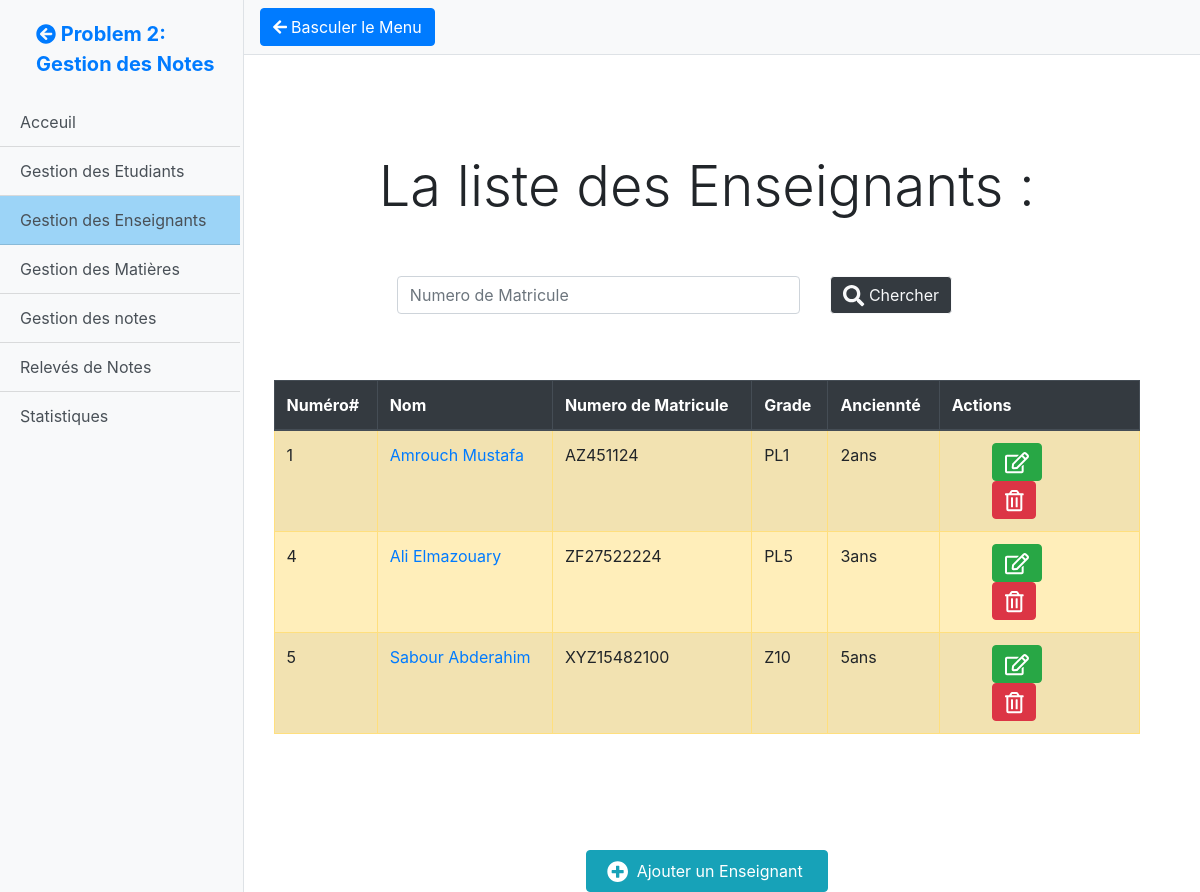
Page /Notes/Gestion_Des_Enseignants.php on the committed database.
### tables this page shows
CREATE TABLE `enseignant` (
  `num_ens` int(11) NOT NULL,
  `nom_ens` varchar(60) NOT NULL,
  `num_matr` varchar(15) NOT NULL,
  `grade` varchar(15) NOT NULL,
  `anciennete` varchar(30) NOT NULL
);

### Notes/Config/Config.php (called while the page is built)
<?php
return (object) array(
    'host' => 'localhost',
    'port'  =>  '3306',
    'username' => 'root',
    'password' => '',
    'database' => 'gestion_notes'
);
?>

### Notes/Classes/DB_Connexion.php (called while the page is built, shortened)
<?php
class DB_Connexion {
    protected function __construct()
    {
        $Config = include('./Config/Config.php');
        $this->host = $Config->host;
        $this->port = $Config->port;
        $this->username = $Config->username;
        $this->password = $Config->password;
        $this->database = $Config->database;
        $connexionString =  "mysql:dbname=".$this->database.";host=".$this->host.";port=".$this->port;
        try{
        $this->Connexion = new PDO($connexionString,$this->username,$this->password);
        }catch(PDOException $exc){
            trigger_error(" La connexion à la base de données a échouée vérifiez la base de donnée et sa configuration .",E_USER_ERROR);
        }
    }
}
?>

### Notes/Controllers/EnseignantController.php (called while the page is built, shortened)
<?php
    require_once('./Models/enseignant.php');
    $enseignant = new Enseignant();
    if(isset($_GET['Modify'])&&(!empty($_GET['Modify']))&&(ctype_digit($_GET['Modify']))){
    $found = false;
    if($enseignant->Find($_GET['Modify']))
    $found=true;
    }else{
    if(isset($_POST['modifyENS']) || isset($_POST['CreateEns']) ){
        $nom_ens = trim($_POST['nom_ens']);
        $num_matr = trim(strtoupper($_POST['num_matr']));
        $grade = trim($_POST['grade']);
        $anciennete = trim( $_POST['anciennete']);
        $Empty_Messages=[];
        $Validation_Messages=[];
        if( empty($nom_ens) ){
            $Empty_Messages["nom_ens"]=" Saisissez Le nom de l'enseignant ";
        }
        if( !filter_var( $nom_ens,FILTER_VALIDATE_REGEXP,
            array("options"=>array('regexp'=>"/^[ a-zA-Z]+(([ -][a-zA-Z ])?[a-zA-Z ]*)*$/i")) ) || strlen($nom_ens)<3  ){
            $Validation_Messages['nom_ens']=" Nom saisi est invalide ";
        }else{
            $nom_ens=filter_var($nom_ens,FILTER_SANITIZE_STRING);
        }
        if( empty($num_matr) ){
            $Empty_Messages["num_matr"]=" Saisissez Le Numéro de Matricule unique de l'enseignant ";
        }
        if( !filter_var( $num_matr,FILTER_VALIDATE_REGEXP,
            array("options"=>array('regexp'=>"/^[a-zA-Z]+(([0-9])?[0-9]*)*$/i")) ) || strlen($num_matr)<2 ){
            $Validation_Messages['num_matr']="  Le Numéro de Matricule saisi est invalide ";
        }else{
            $num_matr=filter_var($num_matr,FILTER_SANITIZE_STRING);
        }
        if( empty($grade) ){
            $Empty_Messages["grade"]=" Saisissez Le Grade de l'enseignant ";
        }
        if( !filter_var( $grade,FILTER_VALIDATE_REGEXP,
            array("options"=>array('regexp'=>"/^[ a-zA-Z0-9]+(([ -][a-zA-Z0-9 ])?[a-zA-Z0-9 ]*)*$/i") )) || strlen($grade)<1 ){
            $Validation_Messages['grade']=" Grade saisi est invalide ";
        }else{
            $grade=filter_var($grade,FILTER_SANITIZE_STRING);
        }
        if( empty($anciennete) ){
            $Empty_Messages["anciennete"]=" Saisissez L'ancienneté de l'enseignant ";
        }
        if( !filter_var( $anciennete,FILTER_VALIDATE_REGEXP,
            array("options"=>array('regexp'=>"/^[ a-zA-Z0-9]+(([ -][a-zA-Z0-9 ])?[a-zA-Z0-9 ]*)*$/i")) ) || strlen($anciennete)<2 ){
            $Validation_Messages['anciennete']=" Caractères  invalides ";
        }else{
            $anciennete=filter_var($anciennete,FILTER_SANITIZE_STRING);
        }
        if( empty($Empty_Messages) && empty($Validation_Messages) ){
            $Updated = false;
            $Inserted = false;
            if(isset($_POST['CreateEns'])){
                $enseignant->nom_ens = $nom_ens;
                $enseignant->grade = $grade;
                $enseignant->num_matr = $num_matr;
                $enseignant->anciennete = $anciennete;
                if( $enseignant->Insert() ){
                unset($enseignant);
                $Inserted=true;
                                            }
            }
            else
            if( $enseignant->Find($_POST['num_ens']) ){
                $enseignant->nom_ens = $nom_ens;
                $enseignant->grade = $grade;
                $enseignant->num_matr = $num_matr;
                $enseignant->anciennete = $anciennete;
                if( ! $enseignant->Check_num_matr_for_Update() )
                    $Validation_Messages['num_matr']="Numéro de Matricule est déja enregistré pour un autre Enseignant ";
                else
                if( $enseignant->Update() ){
                    $Enseignants = $enseignant->GetAll();
                    unset($enseignant);
                    $Updated=true;
                }
            }
        }else{
            $enseignant->nom_ens = $nom_ens;
            $enseignant->grade = $grade;
            $enseignant->num_matr = $num_matr;
            $enseignant->anciennete = $anciennete;
        }
    }else{
        if(isset($_GET['i'])||isset($_GET['q'])){
            if(isset($_GET['i'])){
                $ProfId = $_GET['i'];
                if(empty($ProfId)|| !ctype_digit($ProfId)){
                    $Fiche_error=true;
                }else{
                    $Fiche_enseignant= new enseignant();
                    if( !$Fiche_enseignant->Find($ProfId) )
                    $Fiche_error=true;
                }
            }else{
                $studnum_matr = $_GET['q'];
                if(empty($studnum_matr)|| !ctype_alnum($studnum_matr)){
                    $Fiche_error=true;
                }else{
                    $Fiche_enseignant= new enseignant();
                    if( !$Fiche_enseignant->Find_By_num_matr($studnum_matr) )
                    $Fiche_error=true;
                }
            }
        }else{
            $Enseignants = $enseignant->GetAll();
            }
        }
    }
?>

### Notes/Models/enseignant.php (called while the page is built, shortened)
<?php
require_once("./Classes/DB_Connexion.php");
class Enseignant extends DB_Connexion implements DAO{
    public function GetAll(){
        $profs = [];
        $sql_statement = "SELECT * FROM enseignant order by num_ens";
        $statement = $this->Connexion->query($sql_statement);
        $rows = $statement->fetchAll(PDO::FETCH_ASSOC);
        foreach($rows as $row){
            $prof = (object) ['num_ens'=>''];
            $prof->num_ens = $row['num_ens'];
            $prof->nom_ens = $row['nom_ens'];
            $prof->num_matr = $row['num_matr'];
            $prof->anciennete = $row['anciennete'];
            $prof->grade= $row['grade'];
            array_push($profs,$prof);
        }
        return $profs;
    }
}
?>

### Notes/Views/list_des_enseignants.php (the view, shortened to what this page needs)
<div class="container mt-5 h-100 align-content-center align-items-center">
    <div class="row w-100" style="margin-top: 50px;">
        <div class="col-md col-sm-12">
            <h2 class="display-4 text-center">
                La liste des Enseignants :
            </h2>
        </div>
    </div>
    <div class="row w-100 mt-4">
        <div class="col-md col-sm-12">
            <form action="./Gestion_Des_Enseignants.php" class="row w-75 mx-auto" method="GET">
                <div class="form-group col-md-8 col-sm-12">
                    <input type="text" class="form-control" name="q" id="" aria-describedby="helpId"
                        placeholder="Numero de Matricule" />
                </div>
                <div class="mt-4 col-md-3 col-sm-12 ">
                    <button type="submit" class="btn btn-dark btn-outline-light"> <i class="fas fa-search fa-lg"></i>
                        Chercher </button>
                </div>
            </form>
        </div>
    </div>
    <div class="row w-100" style="margin-top: 50px;">
        <div class="col-md col-sm-12">
            <table class="table  table-striped table-bordered table-warning">
                <thead class="thead-dark">
                    <tr>
                        <th class="">Numéro#</th>
                        <th class="">Nom</th>
                        <th class="">Numero de Matricule</th>
                        <th class="">Grade</th>
                        <th class="">Anciennté</th>
                        <th class="">Actions</th>
                    </tr>
                </thead>
                <tbody>
                    <?php
                    foreach($Enseignants as $Enseignant){
                        echo '
                        <tr>
                            <td scope="row">'.$Enseignant->num_ens.'</td>
                            <td> <a href="./Gestion_Des_Enseignants.php?i='.$Enseignant->num_ens.'"> '.$Enseignant->nom_ens.' </a> </td>
                            <td>'.$Enseignant->num_matr.'</td>
                            <td>'.$Enseignant->grade.'</td>
                            <td>'.$Enseignant->anciennete.'</td>
                            <td>
                                <ul class="row w-100 py-0 my-0">
                                    <li class="col" style="list-style: none;">
                                        <a  class="btn btn-success" href="./Gestion_Des_Enseignants.php?Modify='.$Enseignant->num_ens.'" role="button" title="Modifier"> <i class="far fa-edit fa-lg text-white"></i> </a>
                                    </li>
                                    <li class="col" style="list-style: none;">
                                        <a  class="btn btn-danger deleting" todelete="'.$Enseignant->num_ens.'" role="button" title="Supprimer"> <i class="far fa-trash-alt fa-lg text-white"></i> </a>
                                    </li>
                                </ul>
                            </td>
                        </tr>
                        ';
                    }
                    ?>
                </tbody>
            </table>
        </div>
    </div>
    <div class="row w-100" style="margin-top: 100px;">
        <div class="col-md col-sm-12  text-center ">
            <a name="" id="" class="btn btn-info text-center py-2 px-4 " href="./Nouveau_enseignant.php" role="button">
                <i class="fa fa-plus-circle fa-lg mr-1 ml-n1" aria-hidden="true"></i> Ajouter un Enseignant </a>
        </div>
    </div>
</div>

### css/simple-sidebar.css (style rules this page uses)
body { overflow-x: hidden; }

### rows in the picture
enseignant: num_ens "1", nom_ens "Amrouch Mustafa", num_matr "AZ451124", grade "PL1", anciennete "2ans"
enseignant: num_ens "4", nom_ens "Ali Elmazouary", num_matr "ZF27522224", grade "PL5", anciennete "3ans"
enseignant: num_ens "5", nom_ens "Sabour Abderahim", num_matr "XYZ15482100", grade "Z10", anciennete "5ans"
